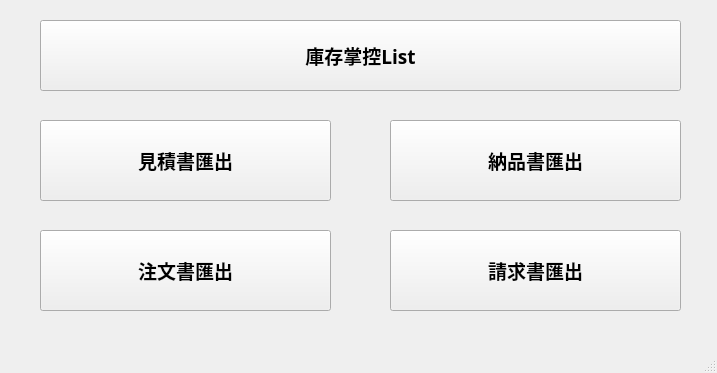
<?xml version="1.0" encoding="UTF-8"?>
<ui version="4.0">
 <class>MainWindow</class>
 <widget class="QMainWindow" name="MainWindow">
  <property name="minimumSize">
    <size>
        <width>717</width>
        <height>373</height>
    </size>
  </property>
  <property name="maximumSize">
    <size>
        <width>717</width>
        <height>373</height>
    </size>
  </property>

  <property name="windowTitle">
   <string>SoftBank Inventory Management</string>
  </property>
  <property name="styleSheet">
    <string notr="true">QMainWindow {
      background-image: url('D:/DeltaBox/OneDrive - Delta Electronics, Inc/deltaproject/DEJbackup/Softbank/Pic/delta9.jpg');
      background-repeat: no-repeat;
      background-position: center;
      background-size: cover;
  }</string>
  </property>
  <widget class="QWidget" name="centralwidget">
   <widget class="QPushButton" name="pushButton_3">
    <property name="geometry">
     <rect>
      <x>390</x>
      <y>120</y>
      <width>291</width>
      <height>81</height>
     </rect>
    </property>
    <property name="font">
     <font>
      <family>UD デジタル 教科書体 NK-B</family>
      <pointsize>14</pointsize>
      <weight>75</weight>
      <bold>true</bold>
      <underline>false</underline>
     </font>
    </property>
    <property name="text">
     <string>納品書匯出</string>
    </property>
   </widget>
   <widget class="QPushButton" name="pushButton_4">
    <property name="geometry">
     <rect>
      <x>40</x>
      <y>120</y>
      <width>291</width>
      <height>81</height>
     </rect>
    </property>
    <property name="font">
     <font>
      <family>UD デジタル 教科書体 NK-B</family>
      <pointsize>14</pointsize>
      <weight>75</weight>
      <bold>true</bold>
      <underline>false</underline>
     </font>
    </property>
    <property name="text">
     <string>見積書匯出</string>
    </property>
   </widget>
   <widget class="QPushButton" name="pushButton_5">
    <property name="geometry">
     <rect>
      <x>40</x>
      <y>230</y>
      <width>291</width>
      <height>81</height>
     </rect>
    </property>
    <property name="font">
     <font>
      <family>UD デジタル 教科書体 NK-B</family>
      <pointsize>14</pointsize>
      <weight>75</weight>
      <bold>true</bold>
      <underline>false</underline>
     </font>
    </property>
    <property name="text">
     <string>注文書匯出</string>
    </property>
   </widget>
   <widget class="QPushButton" name="pushButton_6">
    <property name="geometry">
     <rect>
      <x>390</x>
      <y>230</y>
      <width>291</width>
      <height>81</height>
     </rect>
    </property>
    <property name="font">
     <font>
      <family>UD デジタル 教科書体 NK-B</family>
      <pointsize>14</pointsize>
      <weight>75</weight>
      <bold>true</bold>
      <underline>false</underline>
     </font>
    </property>
    <property name="text">
     <string>請求書匯出</string>
    </property>
   </widget>
   <widget class="QPushButton" name="pushButton_7">
    <property name="geometry">
     <rect>
      <x>40</x>
      <y>20</y>
      <width>641</width>
      <height>71</height>
     </rect>
    </property>
    <property name="font">
     <font>
      <family>UD デジタル 教科書体 NK-B</family>
      <pointsize>14</pointsize>
      <weight>75</weight>
      <bold>true</bold>
      <underline>false</underline>
     </font>
    </property>
    <property name="text">
     <string>庫存掌控List</string>
    </property>
   </widget>
  </widget>
  <widget class="QMenuBar" name="menubar">
   <property name="geometry">
    <rect>
     <x>0</x>
     <y>0</y>
     <width>717</width>
     <height>21</height>
    </rect>
   </property>
  </widget>
  <widget class="QStatusBar" name="statusbar"/>
 </widget>
 <resources/>
 <connections/>
</ui>
